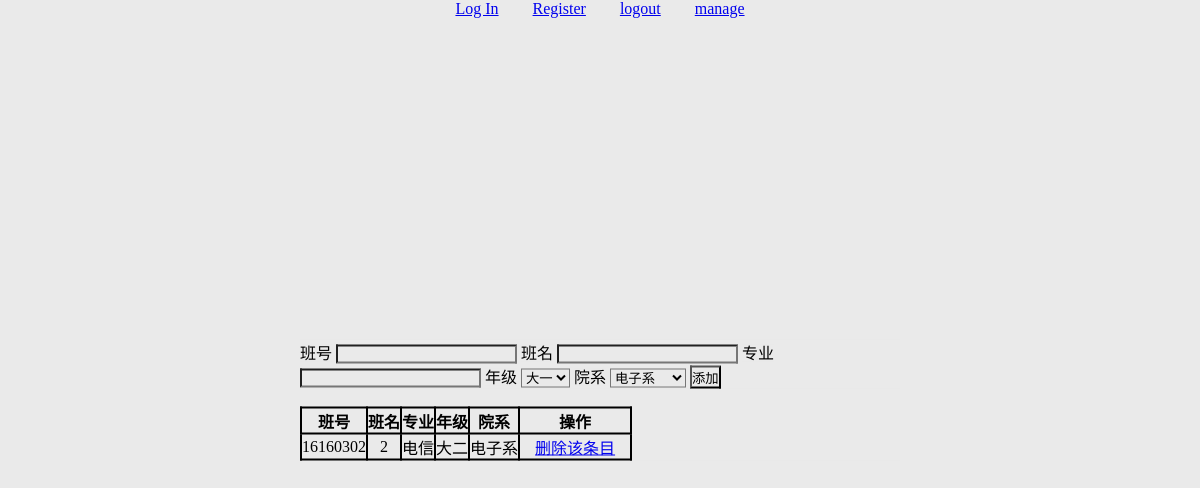
The page /system/class (signed in) on the database as committed earlier.
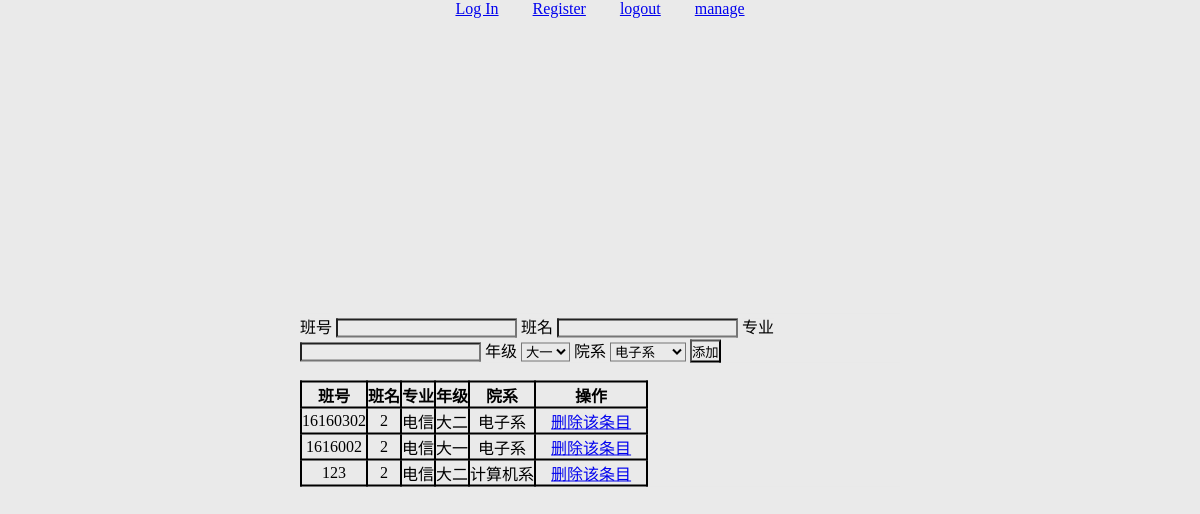
The same page on the database as committed later.
### tables this page shows
CREATE TABLE class(class_num int primary key not null,
                                           class_name TEXT not null,
                                           profession TEXT not null,
                                           grade TEXT not null,
                                           department_name TEXT,
                                           foreign key (department_name)
                                           references department(department_name)

                        );

### main.py (the view, shortened to what this page needs)
@app.route('/system', methods=['GET', 'POST'])
@app.route('/system/<name>', methods=['GET', 'POST'])
@login_required
def system(name=None):
    if name == 'class':
        results = system_everything('class')
        de_list = department_list()
        return render_template('system.html', de_list=de_list, name=name, results=results)

### auth.py (called while the page is built)
def load_logged_in(user_id):
    conn = sqlite3.connect('main.db')
    cursor = conn.cursor()
    user = cursor.execute('''select * from user where username=?''', ('root',)).fetchone()
    conn.commit()
    conn.close()
    return user[0]

### main.py (called while the page is built)
def login_required(view):
    @functools.wraps(view)
    def wrapped_view(**kwargs):
        if g.user is None:
            flash("you don't login")
            return redirect(url_for('login'))
        return view(**kwargs)
    return wrapped_view

@app.before_request
def load_logged_in_user():
    user_id = session.get('user_id')
    if user_id is None:
        g.user = None
    else:
        g.user = load_logged_in(user_id=user_id)

### sqlfunction/SQLstudent.py (called while the page is built)
def department_list():
    conn = sqlite3.connect('main.db')
    cursor = conn.cursor()
    de_list = cursor.execute('''
        select department_name from department
    ''').fetchall()
    conn.commit()
    conn.close()
    return de_list

### sqlfunction/SQLsystem.py (called while the page is built)
def system_everything(table):
    conn = sqlite3.connect('main.db')
    cursor = conn.cursor()
    everything = cursor.execute('select * from '+table+';').fetchall()
    conn.commit()
    conn.close()
    return everything

### templates/system.html (shortened to what this page needs)
{%extends 'base.html'%}
{% block content %}
    {% if name == 'class' %}
        <form method="post">
            <label for="class_num">班号</label>
            <input name="class_num" id="class_num" required>
            <label for="class_name">班名</label>
            <input name="class_name" id="class_name" required>
            <label for="profession">专业</label>
            <input name="profession" id="profession" required>
            <label for="grade">年级</label>
            <select name="grade">
                <option>大一</option>
            </select>
            <label for="department_name">院系</label>
                <select name="department_name">
                    {% for i in de_list %}
                    <option>{{ i[0] }}</option>
                    {% endfor %}
                </select>
            <input type="submit" value="添加">
        </form>
        <table style="text-align:center;">
            <tr>
                <th>班号</th>
                <th>班名</th>
                <th>专业</th>
                <th>年级</th>
                <th>院系</th>
                <th>操作</th>
            </tr>
            {% for result in results%}
            <tr>
                <td>{{ result[0]}}</td>
                <td>{{ result[1]}}</td>
                <td>{{ result[2]}}</td>
                <td>{{ result[3]}}</td>
                <td>{{ result[4]}}</td>
            <td><a href="/system/delete/class/{{result[0]}}" class="button">删除该条目</a></td>
            </tr>
            {% endfor %}
        </table>
    {% endif %}
{% endblock %}

Rows that differ between the two databases and show on the page:
added class: class_num "1616002", class_name "2", profession "电信", grade "大一", department_name "电子系"
added class: class_num "123", class_name "2", profession "电信", grade "大二", department_name "计算机系"
